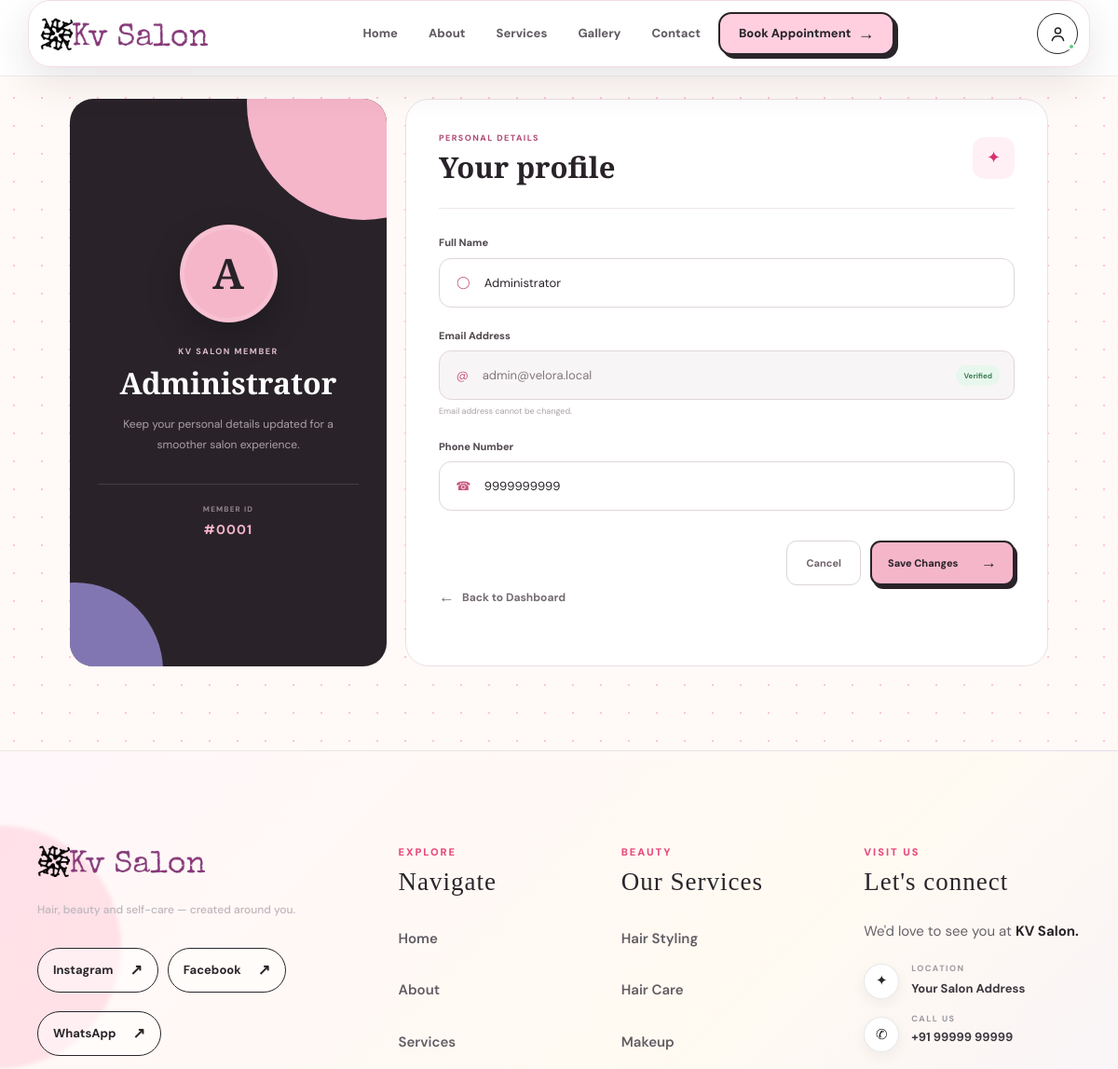
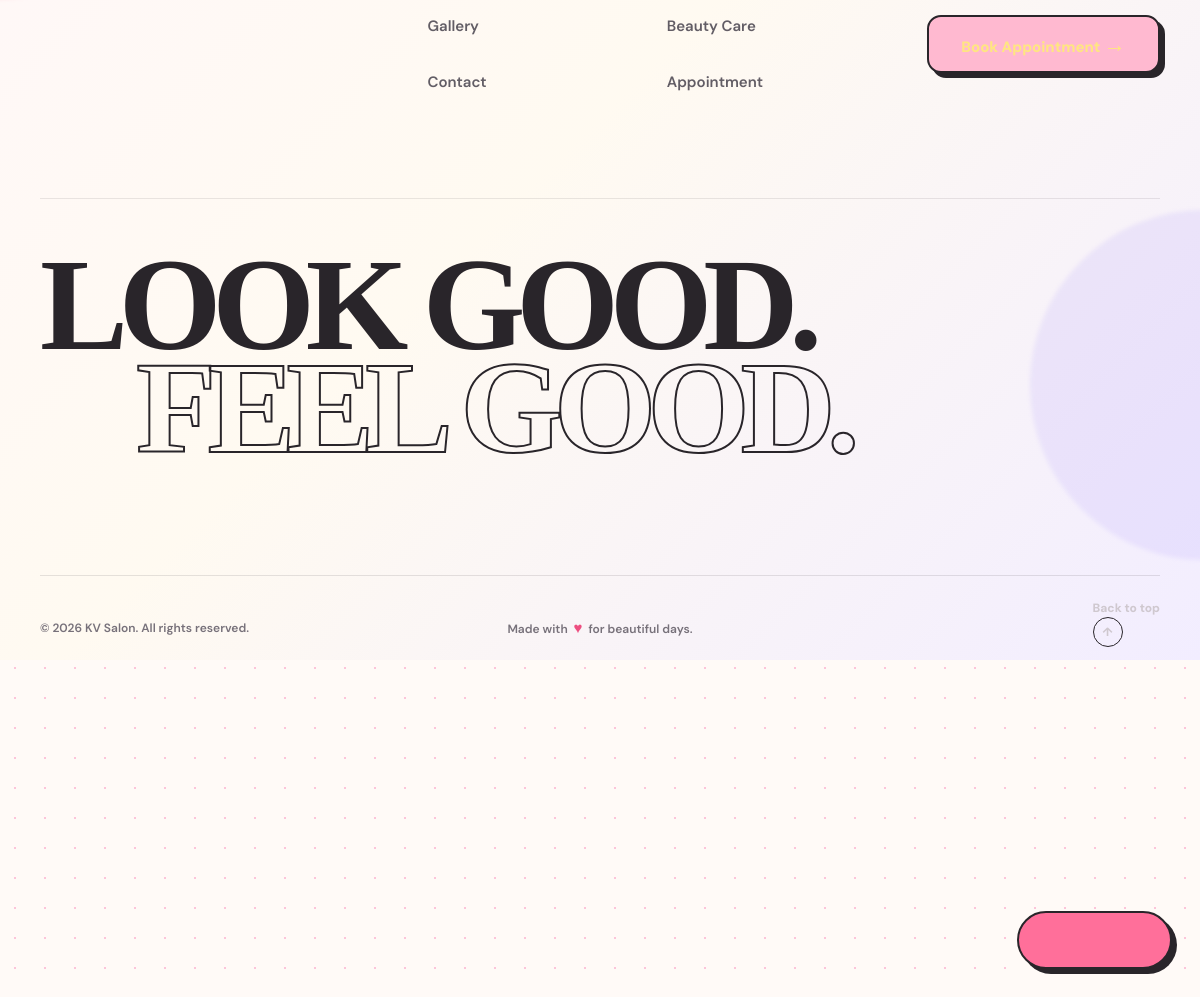
Screenshot of /user/profile.php (signed in) with the database file from the repository (2 pictures, top to bottom).
### tables this page shows
CREATE TABLE `users` (
  `id` int(11) NOT NULL,
  `name` varchar(120) NOT NULL,
  `email` varchar(160) NOT NULL,
  `phone` varchar(30) DEFAULT NULL,
  `password` varchar(255) NOT NULL,
  `role` enum('customer','admin') DEFAULT 'customer',
  `created_at` timestamp NOT NULL DEFAULT current_timestamp()
);

### config/connection.php (called while the page is built, shortened)
<?php
function e($v){return htmlspecialchars($v??'',ENT_QUOTES,'UTF-8');}
?>

### user/profile.php (the view, shortened to what this page needs)
<?php
require "../config/connection.php";
$id = (int) $_SESSION['user']['id'];
$userQuery = $conn->query("
    SELECT *
    FROM users
    WHERE id = $id
    LIMIT 1
");
$u = $userQuery
    ? $userQuery->fetch_assoc()
    : null;
?>
<!DOCTYPE html>
<html lang="en">
<head>
    <?php include ('../templates/meta_tag.php'); ?>
</head>
<body class="kv-profile-page">
    <?php include "../templates/navbar.php"; ?>
    <main class="profile-page">
        <a
            href="dashboard.php"
            class="profile-back"
        >
            <span>←</span>
        </a>
        <section class="profile-layout">
            <aside class="profile-intro">
                <div class="profile-big-avatar">
                    <?= strtoupper(
                        substr(
                            $u['name'] ?? 'U',
                            0,
                            1
                        )
                    ) ?>
                </div>
                <span class="profile-intro-label">
                    KV SALON MEMBER
                </span>
                <h1>
                    <?= e($u['name']) ?>
                </h1>
                <p>
                    Keep your personal details
                    updated for a smoother
                    salon experience.
                </p>
                <div class="profile-member">
                    <span>
                        MEMBER ID
                    </span>
                    <strong>
                        #<?= str_pad(
                            $u['id'],
                            4,
                            '0',
                            STR_PAD_LEFT
                        ) ?>
                    </strong>
                </div>
            </aside>
            <section class="profile-form-card">
                <div class="profile-form-heading">
                    <div>
                        <span>
                            PERSONAL DETAILS
                        </span>
                        <h2>
                            Your profile
                        </h2>
                    </div>
                    <div class="profile-heading-icon">
                        ✦
                    </div>
                </div>
                <form
                    method="post"
                    class="profile-form"
                    id="profileForm"
                >
                    <div class="profile-field">
                        <label for="name">
                            Full Name
                        </label>
                        <div class="profile-input-wrap">
                            <span>
                                ◯
                            </span>
                            <input
                                type="text"
                                id="name"
                                name="name"
                                value="<?= e($u['name']) ?>"
                                placeholder="Enter your name"
                                required
                            >
                        </div>
                    </div>
                    <div class="profile-field">
                        <label for="email">
                            Email Address
                        </label>
                        <div class="profile-input-wrap disabled">
                            <span>
                                @
                            </span>
                            <input
                                type="email"
                                id="email"
                                value="<?= e($u['email']) ?>"
                                disabled
                            >
                            <small>
                                Verified
                            </small>
                        </div>
                        <p class="field-note">
                            Email address cannot be changed.
                        </p>
                    </div>
                    <div class="profile-field">
                        <label for="phone">
                            Phone Number
                        </label>
                        <div class="profile-input-wrap">
                            <span>
                                ☎
                            </span>
                            <input
                                type="tel"
                                id="phone"
                                name="phone"
                                value="<?= e($u['phone']) ?>"
                                placeholder="Enter your phone number"
                                maxlength="10"
                                inputmode="numeric"
                            >
                        </div>
                    </div>
                    <div class="profile-actions">
                        <a
                            href="dashboard.php"
                            class="profile-cancel"
                        >
                            Cancel
                        </a>
                        <button
                            type="submit"
                            class="profile-save"
                        >
                            <span>
                                Save Changes
                            </span>
                            <span>
                                →
                            </span>
                        </button>
                    </div>
                    <a href="dashboard.php" class="profile-back">
                      <span>←</span>
                       Back to Dashboard
                    </a>
                </form>
            </section>
        </section>
    </main>
    <?php include "../templates/footer.php"; ?>
</body>
</html>

### assets/css/booking.css (style rules this page uses)
:root { --black: #29252a; --pink: #ff6f93; --pink-light: #ffd6df; --pink-dark: #ef4775; --cream: #fffaf2; --yellow: #ffe78a; --purple: #e7e0ff; --blue: #d6eaff; --text: #29252a; --muted: #77727a; --white: #ffffff; --border: 3px solid var(--black); }
* { margin: 0; padding: 0; box-sizing: border-box; }
html { scroll-behavior: smooth; }
body { font-family: "DM Sans", sans-serif; color: var(--text); background: radial-gradient( circle at 10% 10%, rgba(255, 170, 190, .18), transparent 25% ), radial-gradient( circle at 90% 15%, rgba(190, 170, 255, .18), transparent 25% ), var(--cream); min-height: 100vh; overflow-x: hidden; }
body::before { content: ""; position: fixed; inset: 0; z-index: -5; pointer-events: none; background-image: radial-gradient( circle, rgba(255, 105, 145, .28) 1.4px, transparent 1.4px ); background-size: 34px 34px; }

### rows the page displays
users: name "A", name "Administrator", id "0001", email "admin@velora.local", phone "9999999999"
